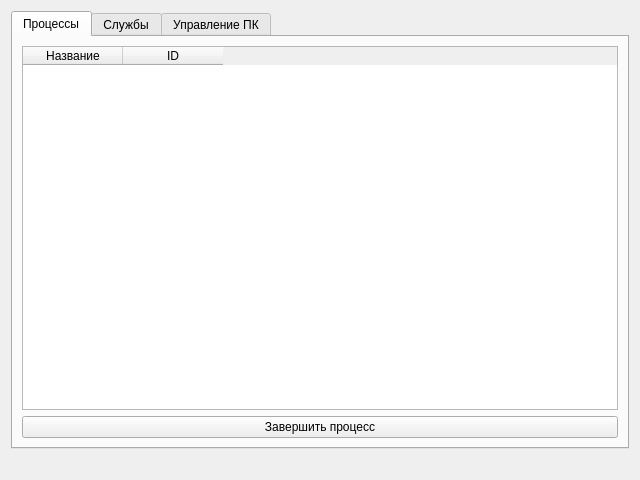
<?xml version="1.0" encoding="UTF-8"?>
<ui version="4.0">
 <class>management</class>
 <widget class="QWidget" name="management">
  <property name="geometry">
   <rect>
    <x>0</x>
    <y>0</y>
    <width>640</width>
    <height>480</height>
   </rect>
  </property>
  <property name="minimumSize">
   <size>
    <width>640</width>
    <height>480</height>
   </size>
  </property>
  <property name="windowTitle">
   <string>Управление ПК</string>
  </property>
  <property name="windowIcon">
   <iconset>
    <normaloff>icon.png</normaloff>icon.png</iconset>
  </property>
  <layout class="QGridLayout" name="gridLayout_2">
   <item row="6" column="0">
    <widget class="QTabWidget" name="tabWidget">
     <property name="currentIndex">
      <number>0</number>
     </property>
     <widget class="QWidget" name="tab">
      <attribute name="title">
       <string>Процессы</string>
      </attribute>
      <layout class="QGridLayout" name="gridLayout">
       <item row="0" column="0">
        <widget class="QTableWidget" name="tableWidget">
         <property name="editTriggers">
          <set>QAbstractItemView::NoEditTriggers</set>
         </property>
         <property name="selectionMode">
          <enum>QAbstractItemView::SingleSelection</enum>
         </property>
         <property name="selectionBehavior">
          <enum>QAbstractItemView::SelectRows</enum>
         </property>
         <property name="sortingEnabled">
          <bool>true</bool>
         </property>
         <column>
          <property name="text">
           <string>Название</string>
          </property>
         </column>
         <column>
          <property name="text">
           <string>ID</string>
          </property>
         </column>
        </widget>
       </item>
       <item row="1" column="0">
        <widget class="QPushButton" name="pushButton_4">
         <property name="text">
          <string>Завершить процесс</string>
         </property>
        </widget>
       </item>
      </layout>
     </widget>
     <widget class="QWidget" name="tab_2">
      <attribute name="title">
       <string>Службы</string>
      </attribute>
      <layout class="QGridLayout" name="gridLayout_3">
       <item row="1" column="1">
        <widget class="QPushButton" name="pushButton_6">
         <property name="text">
          <string>Завершить</string>
         </property>
        </widget>
       </item>
       <item row="1" column="0">
        <widget class="QPushButton" name="pushButton_5">
         <property name="text">
          <string>Запустить</string>
         </property>
        </widget>
       </item>
       <item row="0" column="0" colspan="2">
        <widget class="QTableWidget" name="tableWidget_2">
         <property name="editTriggers">
          <set>QAbstractItemView::NoEditTriggers</set>
         </property>
         <property name="selectionMode">
          <enum>QAbstractItemView::SingleSelection</enum>
         </property>
         <property name="selectionBehavior">
          <enum>QAbstractItemView::SelectRows</enum>
         </property>
         <property name="sortingEnabled">
          <bool>true</bool>
         </property>
         <column>
          <property name="text">
           <string>Имя</string>
          </property>
         </column>
         <column>
          <property name="text">
           <string>Режим запуска</string>
          </property>
         </column>
         <column>
          <property name="text">
           <string>Состояние</string>
          </property>
         </column>
        </widget>
       </item>
       <item row="2" column="0" colspan="2">
        <widget class="Line" name="line_3">
         <property name="orientation">
          <enum>Qt::Horizontal</enum>
         </property>
        </widget>
       </item>
       <item row="3" column="0">
        <widget class="QComboBox" name="comboBox">
         <item>
          <property name="text">
           <string>Manual</string>
          </property>
         </item>
         <item>
          <property name="text">
           <string>Automatic</string>
          </property>
         </item>
         <item>
          <property name="text">
           <string>Disabled</string>
          </property>
         </item>
         <item>
          <property name="text">
           <string>Boot</string>
          </property>
         </item>
         <item>
          <property name="text">
           <string>System</string>
          </property>
         </item>
        </widget>
       </item>
       <item row="3" column="1">
        <widget class="QPushButton" name="pushButton_7">
         <property name="text">
          <string>Изменить режим запуска</string>
         </property>
        </widget>
       </item>
      </layout>
     </widget>
     <widget class="QWidget" name="tab_3">
      <attribute name="title">
       <string>Управление ПК</string>
      </attribute>
      <layout class="QGridLayout" name="gridLayout_4">
       <property name="leftMargin">
        <number>9</number>
       </property>
       <property name="topMargin">
        <number>9</number>
       </property>
       <item row="4" column="0" colspan="2">
        <widget class="Line" name="line">
         <property name="orientation">
          <enum>Qt::Horizontal</enum>
         </property>
        </widget>
       </item>
       <item row="0" column="0">
        <widget class="QPushButton" name="pushButton_9">
         <property name="text">
          <string>Добавить в домен</string>
         </property>
        </widget>
       </item>
       <item row="0" column="1">
        <widget class="QLineEdit" name="lineEdit">
         <property name="sizePolicy">
          <sizepolicy hsizetype="Minimum" vsizetype="Fixed">
           <horstretch>0</horstretch>
           <verstretch>0</verstretch>
          </sizepolicy>
         </property>
        </widget>
       </item>
       <item row="7" column="1">
        <widget class="QPushButton" name="pushButton_3">
         <property name="text">
          <string>Перезагрузить ПК</string>
         </property>
        </widget>
       </item>
       <item row="7" column="0">
        <widget class="QPushButton" name="pushButton_2">
         <property name="text">
          <string>Выключить ПК</string>
         </property>
        </widget>
       </item>
       <item row="2" column="0" colspan="2">
        <widget class="Line" name="line_2">
         <property name="orientation">
          <enum>Qt::Horizontal</enum>
         </property>
        </widget>
       </item>
       <item row="3" column="0" colspan="2">
        <widget class="QPushButton" name="pushButton">
         <property name="sizePolicy">
          <sizepolicy hsizetype="Minimum" vsizetype="Fixed">
           <horstretch>0</horstretch>
           <verstretch>0</verstretch>
          </sizepolicy>
         </property>
         <property name="text">
          <string>Открыть редактор реестра</string>
         </property>
        </widget>
       </item>
       <item row="1" column="0" colspan="2">
        <widget class="QPushButton" name="pushButton_8">
         <property name="text">
          <string>Вывести из домена</string>
         </property>
        </widget>
       </item>
      </layout>
     </widget>
    </widget>
   </item>
   <item row="7" column="0">
    <widget class="QLabel" name="error">
     <property name="text">
      <string/>
     </property>
    </widget>
   </item>
  </layout>
 </widget>
 <resources/>
 <connections/>
</ui>
